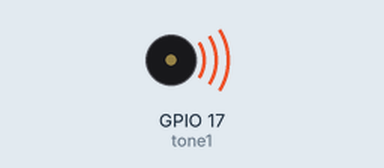
A program run on a simulated Raspberry Pi (BCM pin numbers). Shown: buzzer (waves = sounding). At 18.5 s the program stops and its outputs stay as they are.

Above: at 0.1 s.
At 18.6 s:
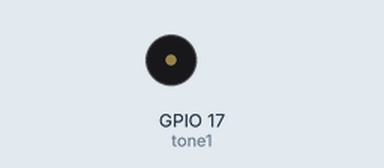
Timing chart, 0 to 20.0 s (numbered marks = the images above):
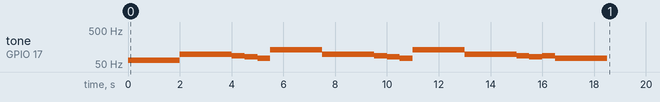

The program:

buzzer_fun.py
```python
import RPi.GPIO as GPIO
import time
import sys
from gpiozero import Buzzer


def closeSwitches(switches):
    for switch in switches:
        setSwitchOff(switch)

def setSwitchOff(switchNum):
	GPIO.setup(switchNum,GPIO.OUT)
	GPIO.output(switchNum,GPIO.LOW)

def setSwitchOn(switchNum):
	GPIO.setup(switchNum,GPIO.OUT)
	GPIO.output(switchNum,GPIO.HIGH)

def openSwitch(switchNum, duration):
#	print("About On")
	toggleSwitch(switchNum)
#	print(duration)
#	print("Sleep")
	time.sleep(duration)
#	print("AboutOff")
	toggleSwitch(switchNum)
def toggleSwitch(switchNum):
	GPIO.setup(switchNum,GPIO.IN)
	state = GPIO.input(switchNum)
	GPIO.setup(switchNum,GPIO.OUT)
#	print (state)
	if (state):
		GPIO.output(switchNum,GPIO.LOW)
	else:
		GPIO.output(switchNum,GPIO.HIGH)

def playScale(scale, pause):
    for i in range(0, 5):
        for note in scale:
            tone1.ChangeFrequency(note[i])
            time.sleep(pause)
    tone1.stop()

def playSong(songnotes, songbeats, tempo):
    tone1.ChangeDutyCycle(30)
    for i in range(0, len(songnotes)):
        tone1.ChangeFrequency(songnotes[i])
        time.sleep(songbeats[i]*tempo)
    tone1.ChangeDutyCycle(0)


c = [32, 65, 131, 262, 523]
db= [34, 69, 139, 277, 554]
d = [36, 73, 147, 294, 587]
eb= [37, 78, 156, 311, 622]
e = [41, 82, 165, 330, 659]
f = [43, 87, 175, 349, 698]
gb= [46, 92, 185, 370, 740]
g = [49, 98, 196, 392, 784]
ab= [52, 104, 208, 415, 831]
a = [55, 110, 220, 440, 880]
bb= [58, 117, 223, 466, 932]
b = [61, 123, 246, 492, 984]

cmajor = [c, d, e, f, g, a, b]
aminor = [a, b, c, d, e, f, g]


GPIO.setmode(GPIO.BCM)
gpioInUses =[17]
starwars_notes = [c[1], g[1], f[1], e[1], d[1], c[2], g[1], f[1], e[1], d[1], c[2], g[1],f[1], e[1], f[1], d[1]]
starwars_beats = [4,4,1,1,1,4,4,1,1,1,4,4,1,1,1,4]
GPIO.setup(17,GPIO.OUT)
tone1 = GPIO.PWM(17,100)
tone1.start(1)
playSong(starwars_notes, starwars_beats, 0.5)
GPIO.cleanup()
```
